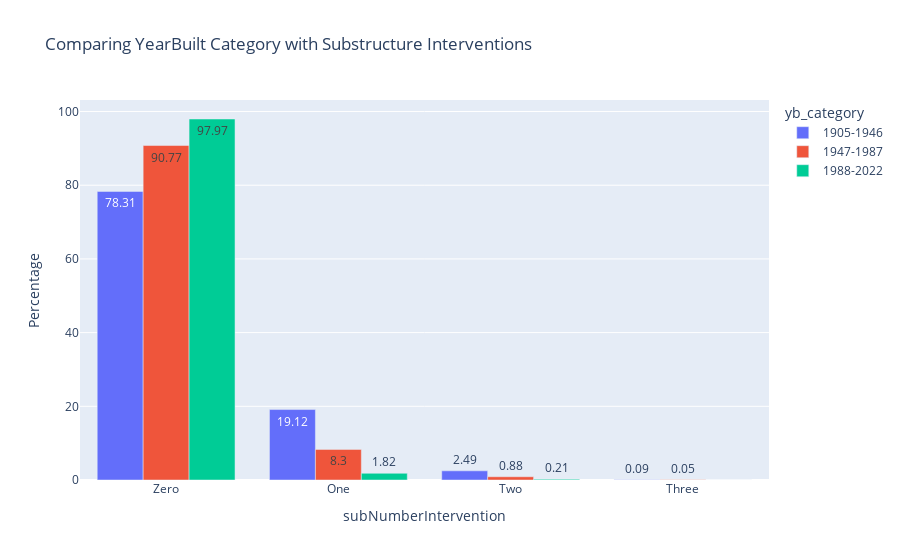

Write notebook code for a chart like this one.
### Markdown cell above
### Percentage of bridges requiring substructure repair based on the ADT category

### Code cell
df_grouped['subNumberIntervention']=df_grouped['subNumberIntervention'].replace([0.0,1.0,2.0,3.0], ['Zero','One','Two', 'Three'])
df_grouped['Percentage'] = 100 * df_grouped['count'] / df_grouped.groupby('yb_category')['count'].transform('sum')
df_grouped['Percentage'] = [round(item, 2) for item in df_grouped['Percentage']]
fig=px.bar(df_grouped,x='subNumberIntervention',y='Percentage',color=  
    'yb_category', barmode='group',title='Comparing YearBuilt Category with Substructure Interventions',
     text=df_grouped['Percentage'])
fig.show()

### Figure 1 — Plotly figure (JSON) as saved in the notebook; plotly's stock layout.template omitted (floating-point values rounded to 4 significant figures)
{"data": [{"alignmentgroup": "True", "hovertemplate": "yb_category=1905-1946<br>subNumberIntervention=%{x}<br>Percentage=%{text}<extra></extra>", "legendgroup": "1905-1946", "marker": {"color": "#636efa", "pattern": {"shape": ""}}, "name": "1905-1946", "offsetgroup": "1905-1946", "orientation": "v", "showlegend": true, "text": [78.31, 19.12, 2.49, 0.09], "textposition": "auto", "type": "bar", "x": ["Zero", "One", "Two", "Three"], "xaxis": "x", "y": [78.31, 19.12, 2.49, 0.09], "yaxis": "y"}, {"alignmentgroup": "True", "hovertemplate": "yb_category=1947-1987<br>subNumberIntervention=%{x}<br>Percentage=%{text}<extra></extra>", "legendgroup": "1947-1987", "marker": {"color": "#EF553B", "pattern": {"shape": ""}}, "name": "1947-1987", "offsetgroup": "1947-1987", "orientation": "v", "showlegend": true, "text": [90.77, 8.3, 0.88, 0.05], "textposition": "auto", "type": "bar", "x": ["Zero", "One", "Two", "Three"], "xaxis": "x", "y": [90.77, 8.3, 0.88, 0.05], "yaxis": "y"}, {"alignmentgroup": "True", "hovertemplate": "yb_category=1988-2022<br>subNumberIntervention=%{x}<br>Percentage=%{text}<extra></extra>", "legendgroup": "1988-2022", "marker": {"color": "#00cc96", "pattern": {"shape": ""}}, "name": "1988-2022", "offsetgroup": "1988-2022", "orientation": "v", "showlegend": true, "text": [97.97, 1.82, 0.21, 0], "textposition": "auto", "type": "bar", "x": ["Zero", "One", "Two", "Three"], "xaxis": "x", "y": [97.97, 1.82, 0.21, 0], "yaxis": "y"}], "layout": {"barmode": "group", "legend": {"title": {"text": "yb_category"}, "tracegroupgap": 0}, "title": {"text": "Comparing YearBuilt Category with Substructure Interventions"}, "xaxis": {"anchor": "y", "domain": [0, 1], "title": {"text": "subNumberIntervention"}}, "yaxis": {"anchor": "x", "domain": [0, 1], "title": {"text": "Percentage"}}}}
